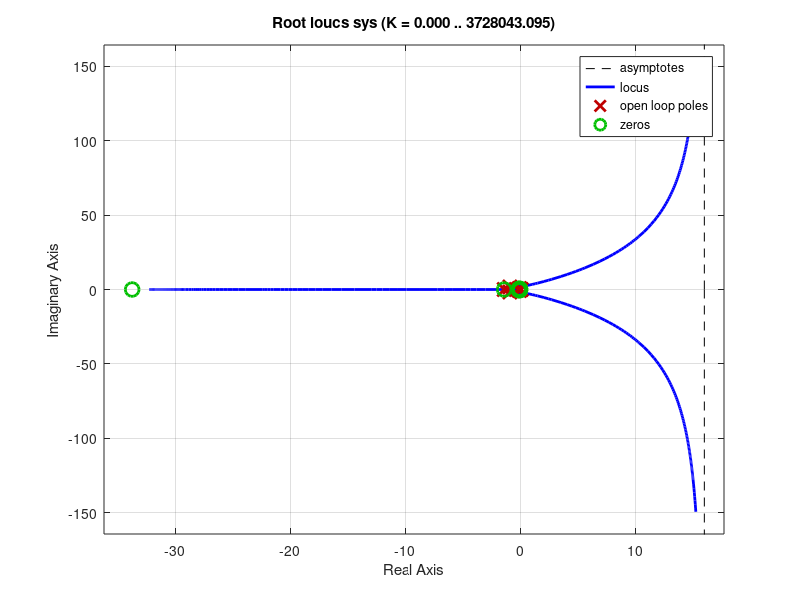
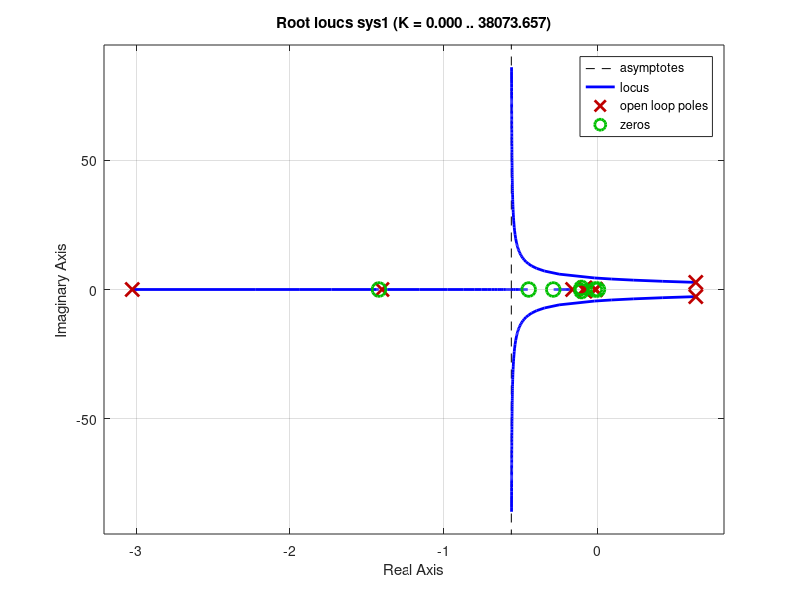

Reproduce these figures in MATLAB, in order.
clear
close all
clc

A = load('A_impl.mat');
A= A.A_implicit;
B = load('B_implicit.mat');
B=B.B_implicit(:,4);

C = [0.000000E+00, 1, 0.000000E+00, 0.000000E+00, 0.000000E+00, 0.000000E+00,0.000000E+00, 0.000000E+00,0.000000E+00;
     0.000000E+00, 0.000000E+00, 0.000000E+00, 1,0.000000E+00, 0.000000E+00, 0.000000E+00,0.000000E+00, 0.000000E+00];

aa = [          A,    -B;
       zeros(1,9),    1/15];

ba = [zeros(9,1); 1/15];

ca = [         C,  zeros(2,1)];


sys = ss(aa,ba,ca(1,:),0);


rlocus(sys)

[num,den] = ss2tf(aa,ba,ca(1,:),0);

k_alpha = 126;


acl = aa - ba * k_alpha * ca(1,:); % dynamics of inner loop

sys1 = ss(acl,ba,ca(2,:),0);
figure;
rlocus(sys1);
[num1,den1]=ss2tf(acl,ba,ca(2,:),0);
%k_alpha = 34;